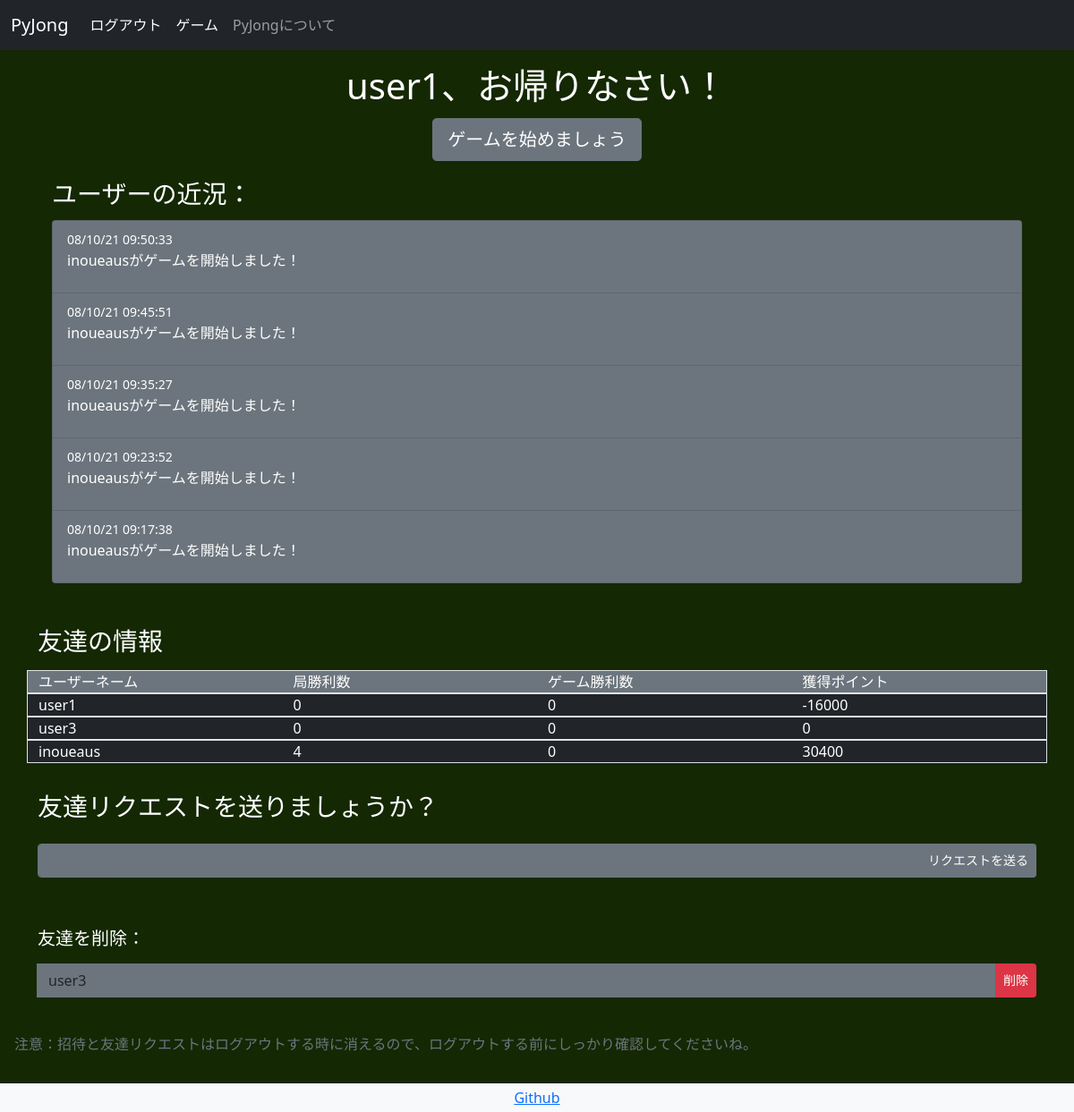
The app's page /main/friends (signed in), older data.
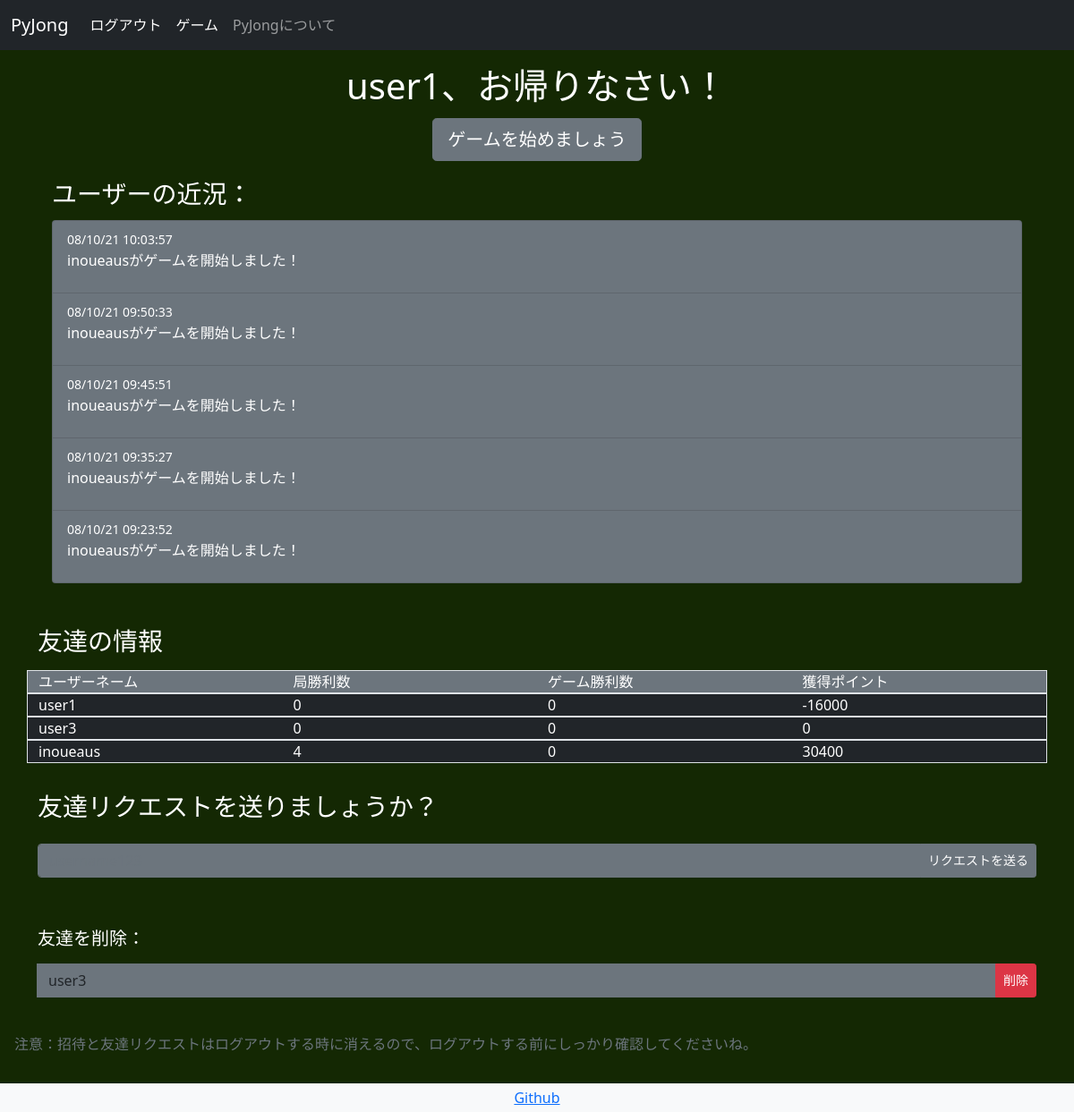
The same page, newer data.
### pyjong/models.py (models this page shows, shortened)
class GameUpdates(db.Model):
    id = db.Column(db.Integer,primary_key=True)
    date = db.Column(db.DateTime,nullable=False,default=datetime.now)
    text = db.Column(db.Text,nullable=False)

class UserData(db.Model,UserMixin):
    __tablename__ = 'userdata'
    id = db.Column(db.Integer,primary_key=True)
    email_address = db.Column(db.String(64),unique=True,index=True)
    username = db.Column(db.String(64),unique=True,index=True)
    password_hash = db.Column(db.String(128))
    friends_list = db.Column(db.Text)
    friend_requests = db.Column(db.Text)
    invites = db.Column(db.Text)
    kyoku_win_count = db.Column(db.Integer)
    game_win_count = db.Column(db.Integer)
    points = db.Column(db.Integer)

### pyjong/main/views.py (the view, shortened to what this page needs)
@main_blueprint.route('/friends',methods=['GET','POST'])
@login_required
def friends():
    get_new_requests(current_user.username)
    get_invites(current_user.username)
    get_friends_list(current_user.username)
    form_delete = DeleteFriend()
    form_delete = add_friends_to_form(form_delete)
    form_req = FriendRequest()
    form_add = AcceptFriendRequest()
    form_add = add_friend_requests_to_form(form_add)
    accept_invite_form = AcceptInvite()
    accept_invite_form = add_invites_to_form(accept_invite_form)
    game_updates = retrieve_game_updates()
    if form_delete.validate_on_submit():
        delete_friend(requested_username=form_delete.select_friend.data,requester_username=current_user.username)
        flash("友達を削除しました。",'alert-success')
        return redirect(url_for('main.friends'))
    return render_template('friends.html',form_delete=form_delete,form_add=form_add,form_req=form_req,accept_invite_form=accept_invite_form,game_updates=game_updates)

### pyjong/main/forms.py
class DeleteFriend(FlaskForm):
    select_friend = SelectField("承諾したいリクエストを選んでください")
    submit = SubmitField("削除")

class FriendRequest(FlaskForm):
    username = StringField('追加したいユーザーネーム：',validators=[InputRequired(),Regexp('^\w+$',message='英数字のみ入力可能')])
    submit = SubmitField('リクエストを送る')

### pyjong/main/views.py (called while the page is built)
def add_friends_to_form(form):
    if len(session['friends']) > 0:
        form.select_friend.choices = [(usr,usr) for usr in session['friends']]
        session['has_friends'] = True
    else:
        session['has_friends'] = False
    return form

def add_friend_requests_to_form(form):
    if session['new_requests']:
        form.select_friend.choices = [(usr,usr) for usr in session['requests']]
    else:
        form.select_friend.choices = [('no_friends','友達はまだいないようです')]
    return form

def add_invites_to_form(form):
    if session['has_new_invites']:
        form.select_friend.choices = [(room,usr) for usr,room in session['invites']]
    else:
        pass
    return form

### pyjong/models.py (called while the page is built)
@login_manager.user_loader
def load_user(user_id):
    return UserData.query.get(user_id)

### pyjong/main/templates/main/friends.html (shortened to what this page needs)
<!DOCTYPE html>
{% extends "base.html" %}
{% block content %}
<div class="container text-left p-3">
<div class="container text-center w-3">
  <h1 class="">{{session['username']}}、お帰りなさい！</h1>
</div>
<div class="container py-1 text-center">
  <button type="button" onclick="location.href='{{url_for('main.game')}}'" class="btn btn-secondary btn-lg btn-block px-3">ゲームを始めましょう</button>
</div>
<div class="container py-3">
  <h3>ユーザーの近況：</h3>
  <ul class="list-group pt-1">
    {% for update in game_updates.items %}
    <li class="list-group-item bg-secondary text-white">
      <small>{{update.date.strftime('%D %H:%M:%S')}}</small>
      <p>{{update.text}}</p>
    </li>
    {% endfor %}
  </ul>
</div>
</div>
<div class="container py-3">
  <h3 class="pb-2">友達の情報</h3>
  <div class="row border bg-secondary">
    <div class="col">ユーザーネーム</div>
    <div class="col">局勝利数</div>
    <div class="col">ゲーム勝利数</div>
    <div class="col">獲得ポイント</div>
  </div>
  {% for row in session['friend_stats'] %}
<div class="row border">
  {% for cell in row %}
    <div class="col bg-dark">{{cell}}</div>
    {% endfor %}
</div>
  {% endfor %}
</div>
<div class="container py-3">
<h3 class="pb-2">友達リクエストを送りましょうか？</h3>
<form class="" action="" method="POST">
<div class="input-group py-2">
{{form_req.username(class="form-control",placeholder="username123")}}
{{form_req.submit(class="btn btn-secondary btn-sm")}}
</div>
</div>
{% if session['has_friends'] %}
<div class="container py-3">
<form class="" action="" method="POST">
<h5 class="pt-3">友達を削除：</h5>
  <div class="input-group py-2">
    {{form_delete.select_friend(class="form-control")}}
    {{form_delete.submit(class="btn btn-danger btn-sm")}}
  </div>
</form>
</div>
{% endif %}
<p class="relative-bottom p-3 text-muted">注意：招待と友達リクエストはログアウトする時に消えるので、ログアウトする前にしっかり確認してくださいね。</p>
{% endblock %}

Row changes from the older to the newer data that the page shows:
no longer on this page (row unchanged): GameUpdates: date "08/10/21 09:17:38", text "inoueausがゲームを開始しました！"
added GameUpdates: date "08/10/21 10:03:57", text "inoueausがゲームを開始しました！"
